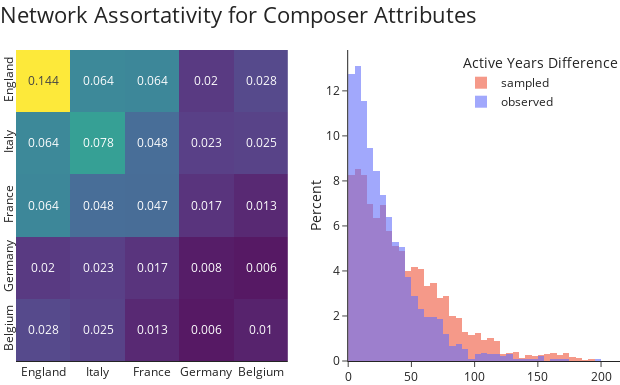

The notebook cell this image was saved under:
### Code cell
import plotly.graph_objects as go
from plotly.subplots import make_subplots
import pandas as pd
import plotly.express as px

mixing_matrix_top5 = mixing_matrix.iloc[0:5, 0:5].iloc[::-1]
epx_freqs_top5 = epx_freqs.iloc[0:5, 0:5].iloc[::-1]

# Heatmap
heatmap = go.Heatmap(
    z=mixing_matrix_top5,
    x=mixing_matrix_top5.columns,
    y=mixing_matrix_top5.index,
    opacity=0.9,
    showscale=False,
    text=mixing_matrix_top5.round(3).values,
    texttemplate='%{text}',
    hoverinfo='text',
    hovertext=[['Expected: {}'.format(exp) for exp in exp_row] for exp_row in epx_freqs_top5.round(3).values]
)

observed = diff_df.query('simulation == "observed"').diffs
sampled = diff_df.query('simulation == "sampled"').diffs

# Histogram
histogram1 = go.Histogram(
    x=sampled,
    nbinsx=80,
    opacity=0.6,
    histnorm='percent',
    marker_line_width=0,
    marker=dict(color='#ef553b'),
    name='sampled'
)

histogram2 = go.Histogram(
    x=observed,
    nbinsx=80,
    opacity=0.6,
    histnorm='percent',
    marker_line_width=0,
    marker=dict(color='#636efa'),
    name='observed'
)

# Create subplots
fig = make_subplots(
    rows=1, cols=2,
    column_widths=[0.5, 0.5]
)

# Add traces to subplots
fig.add_trace(histogram1, row=1, col=2)
fig.add_trace(histogram2, row=1, col=2)
fig.add_trace(heatmap, row=1, col=1)


# Update layout
fig.update_layout(
    title=dict(text='Network Assortativity for Composer Attributes', font=dict(size=22)),
    title_x=0,
    title_y=0.98,
    margin=dict(l=0,r=0,b=0,t=50),
    height=385,
    paper_bgcolor='rgba(0,0,0,0)',
    plot_bgcolor='rgba(0,0,0,0)',
    template='simple_white',
    barmode='overlay',
        legend=dict(
        x=1,
        y=1,
        xanchor='right',
        yanchor='top',
        title="Active Years Difference"
    )
)

# Update xxes
fig.update_xaxes(showgrid=False, ticks='', row=1, col=1)
fig.update_xaxes(row=1, col=2)
fig.update_yaxes(showgrid=False, showline=False, ticks='', tickangle=-90, row=1, col=1)
fig.update_yaxes(title=dict(text="Percent", standoff=0), row=1, col=2)

export_and_plot(fig, 'assortativity_plots', width=620)

### Figure 1 — Plotly figure (JSON) as saved in the notebook; plotly's stock layout.template omitted (floating-point values rounded to 4 significant figures; data arrays with more than 128 entries replaced by an {"elided": "..."} marker saying what was removed)
{"data": [{"histnorm": "percent", "marker": {"color": "#ef553b", "line": {"width": 0}}, "name": "sampled", "nbinsx": 80, "opacity": 0.6, "type": "histogram", "x": {"elided": "20000 float values"}, "xaxis": "x2", "yaxis": "y2"}, {"histnorm": "percent", "marker": {"color": "#636efa", "line": {"width": 0}}, "name": "observed", "nbinsx": 80, "opacity": 0.6, "type": "histogram", "x": {"elided": "2361 float values"}, "xaxis": "x2", "yaxis": "y2"}, {"hoverinfo": "text", "hovertext": [["Expected: 0.029", "Expected: 0.022", "Expected: 0.017", "Expected: 0.007", "Expected: 0.007"], ["Expected: 0.027", "Expected: 0.02", "Expected: 0.016", "Expected: 0.007", "Expected: 0.007"], ["Expected: 0.066", "Expected: 0.051", "Expected: 0.04", "Expected: 0.016", "Expected: 0.017"], ["Expected: 0.084", "Expected: 0.064", "Expected: 0.051", "Expected: 0.02", "Expected: 0.022"], ["Expected: 0.11", "Expected: 0.084", "Expected: 0.066", "Expected: 0.027", "Expected: 0.029"]], "opacity": 0.9, "showscale": false, "text": [[0.028, 0.025, 0.013, 0.006, 0.01], [0.02, 0.023, 0.017, 0.008, 0.006], [0.064, 0.048, 0.047, 0.017, 0.013], [0.064, 0.078, 0.048, 0.023, 0.025], [0.144, 0.064, 0.064, 0.02, 0.028]], "texttemplate": "%{text}", "type": "heatmap", "x": ["England", "Italy", "France", "Germany", "Belgium"], "xaxis": "x", "y": ["Belgium", "Germany", "France", "Italy", "England"], "yaxis": "y", "z": [[0.02823, 0.02478, 0.01293, 0.006034, 0.01034], [0.02026, 0.02349, 0.01746, 0.007759, 0.006034], [0.06358, 0.04784, 0.04698, 0.01746, 0.01293], [0.06444, 0.07845, 0.04784, 0.02349, 0.02478], [0.1444, 0.06444, 0.06358, 0.02026, 0.02823]]}], "layout": {"barmode": "overlay", "height": 385, "legend": {"title": {"text": "Active Years Difference"}, "x": 1, "xanchor": "right", "y": 1, "yanchor": "top"}, "margin": {"b": 0, "l": 0, "r": 0, "t": 50}, "paper_bgcolor": "rgba(0,0,0,0)", "plot_bgcolor": "rgba(0,0,0,0)", "title": {"font": {"size": 22}, "text": "Network Assortativity for Composer Attributes", "x": 0, "y": 0.98}, "width": 620, "xaxis": {"anchor": "y", "domain": [0, 0.45], "showgrid": false, "ticks": ""}, "xaxis2": {"anchor": "y2", "domain": [0.55, 1]}, "yaxis": {"anchor": "x", "domain": [0, 1], "showgrid": false, "showline": false, "tickangle": -90, "ticks": ""}, "yaxis2": {"anchor": "x2", "domain": [0, 1], "title": {"standoff": 0, "text": "Percent"}}}}
